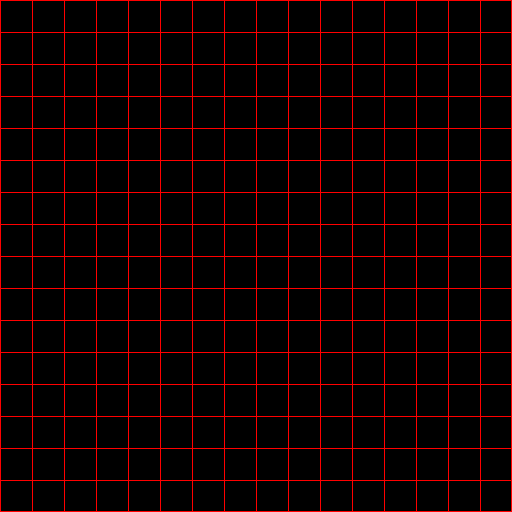

This figure's Python source:
from PIL import Image

imgx = 512
imgy = 512

image = Image.new("RGB",(imgx,imgy))

def color(x, y):
	for i in range(x,y,32):
		for j in range(0,imgx):
			image.putpixel((i,j),(255))
			image.putpixel((imgx-1,j),(255))
	for k in range(0,imgy):
		for l in range(x,y,32):
			image.putpixel((k,l),(255))
			image.putpixel((k,imgy-1),(255))

color(0, 512)
image.save("rainbow.png", "PNG")
